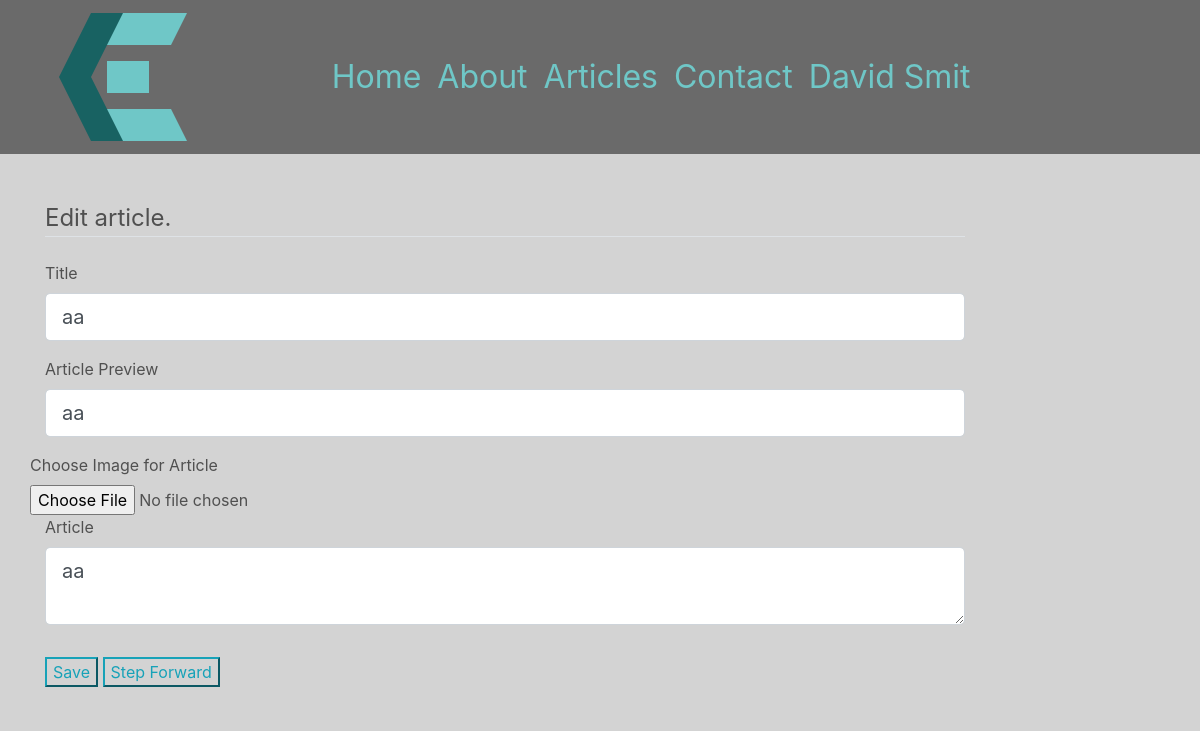
The app's page /update/articles/1 (signed in) with its own data.
### chrissmit/services/db_models.py (models this page shows, shortened)
class User(db.Model, UserMixin):
    id = db.Column(db.Integer, primary_key=True, )
    authorization_level = db.Column(db.String(60), nullable=False, )
    linkedin = db.Column(db.String(100),)
    full_name = db.Column(db.String(45), unique=False, nullable=False,)
    twitter_handle = db.Column(db.String(20), unique=True, nullable=True,)
    email = db.Column(db.String(120), unique=True, nullable=False, )
    image_file = db.Column(db.String(20), nullable=False, default='default.svg', )
    password = db.Column(db.String(60), nullable=False, )
    articles = db.relationship('Article', backref='author', lazy=True)
    edits = db.relationship('ArticleEdits', backref='author', lazy=True)
    content = db.Column(db.Text, nullable=False)

class ArticleEdits(db.Model):
    id = db.Column(db.Integer, primary_key=True)
    article_id = db.Column(db.Integer, db.ForeignKey('article.id'), nullable=False,) #used for tracking ongoing changes
    is_edited = db.Column(db.Boolean, default=False,)
    is_ready_for_release = db.Column(db.Boolean, default=False,)
    user_id = db.Column(db.Integer, db.ForeignKey('user.id'), nullable=False)
    edited = db.Column(db.DateTime, nullable=True, default=datetime.utcnow)
    title = db.Column(db.String(100), nullable=False,)
    preview = db.Column(db.String(200), nullable=False)
    content = db.Column(db.Text, nullable=False)

### chrissmit/views/maintenance_views.py (the view)
@blueprint.route('/update/articles/<edit_id>', methods=['GET','POST'])
@login_required
def update_article(edit_id):
    article_form = ArticleForm()
    current_edit = article.get_edit(id = edit_id)
    current_article = article.get(id=current_edit.article_id)
    if article_form.validate_on_submit() and article_form.step_forward.data:
        article.edit_is_ready_for_release(current_edit, article_form)
        flash('Article has been released for review','success')
        return redirect(url_for('navigation.index'))
    elif current_article.is_released or current_edit.is_ready_for_release:
        article.freeze_edit(current_edit)
        current_edit = article.create_edit_existing(current_edit)
        return redirect(url_for('maintenance.update_article', edit_id=current_edit.id))
    elif request.method == 'GET':
        article_form = article.update_form_data(article_form, current_edit)
    return render_template(
        template_name_or_list=f'maintenance/article.html',
        article_form=article_form,
        current_article=None,
        status_message='Edit article.',
        step_forward_action = 'next_action',
        step_forward = True
    )

### chrissmit/forms/content.py
class ArticleForm(FlaskForm):
    title = StringField(
        'Title',
        validators=[DataRequired(), Length(min=2,max=50)],
    )
    preview = StringField(
        'Article Preview',
        validators=[DataRequired(), Length(min=2,max=50)],
    )
    content = TextAreaField(
        'Article',
        validators = [DataRequired()]
    )
    image_file = FileField(
        'Choose Image for Article',
        validators=[FileAllowed(['svg','png','jpg']),],
    )
    save = SubmitField('Save')
    step_forward = SubmitField('Step Forward')
    step_backward = SubmitField('Send Back')

### chrissmit/services/article.py (called while the page is built)
def get_edit(id):
    return ArticleEdits.query.filter_by(id=id).first()

def get(id):
    return Article.query.filter_by(id=id).first()

def update_form_data(form, edit):
    form.title.data = edit.title
    form.content.data = edit.content
    form.preview.data = edit.preview
    return form

### chrissmit/services/db_models.py (called while the page is built)
@login_manager.user_loader
def load_user(user_id):
    return User.query.get(int(user_id))

### chrissmit/templates/maintenance/article.html (shortened to what this page needs)
{% extends "shared/_layout.html" %}
{% block main_content %}
<div class="main_content">
    <form method="POST" action="" enctype="multipart/form-data">
        <fieldset class="form-group">
            <legend class="border-bottom mb-4">{{ status_message }}</legend>
            <div class="form-group">
                {{ article_form.title.label(class="form-control-lable") }}
                {% if article_form.title.errors %}
                    {{ article_form.title(class="form-control form-control-lg is-invalid",) }}
                    <div class="invalid-feedback">
                        {% for error in article_form.title.errors %}
                            <span>{{ error }}</span>
                        {% endfor %}
                    </div>
                {% else %}
                    {{ article_form.title(class="form-control form-control-lg",) }}
                {% endif %}
            </div>
            <div class="form-group">
                {{ article_form.preview.label(class="form-control-lable") }}
                {% if article_form.preview.errors %}
                    {{ article_form.preview(class="form-control form-control-lg is-invalid",) }}
                    <div class="invalid-feedback">
                        {% for error in article_form.preview.errors %}
                            <span> {{ error }}</span>
                        {% endfor %}
                    </div>
                {% else %}
                    {{ article_form.preview(class="form-control form-control-lg",) }}
                {% endif %}
            </div>
            <div class="form-group">
            <div class="row">
                {{ article_form.image_file.label }}
                {{ article_form.image_file(class='form-control-file') }}
            </div>
            <div class="form-group">
                {{ article_form.content.label(class="form-control-lable") }}
                {% if article_form.content.errors %}
                    {{ article_form.content(class="form-control form-control-lg is-invalid",) }}
                    <div class="invalid-feedback">
                        {% for error in article_form.content.errors %}
                            <span> {{ error }}</span>
                        {% endfor %}
                    </div>
                {% else %}
                    {{ article_form.content(class="form-control form-control-lg",) }}
                {% endif %}
            </div>
        </fieldset>
        <div class="form-group">
            {{ article_form.save(class="btn-outline-info") }}
            {% if step_forward %}
                {{ article_form.step_forward(class="btn-outline-info") }}
            {% else %}
                {{ article_form.step_backward(class="btn-outline-info") }}
            {% endif %}
        </div>
    </form>
</div>
{%  endblock %}

### chrissmit/templates/shared/_layout.html (shortened to what this page needs)
<!DOCTYPE html>
<html lang="en">
<head>
<!DOCTYPE html>
<html lang="en">
<head>
    <link rel="stylesheet"
          href="https://stackpath.bootstrapcdn.com/bootstrap/4.1.3/css/bootstrap.min.css"
>
    <link rel="stylesheet" href="/static/css/site.css">
</head>
<body>
<div class="nav-outer fixed-top">
    <div class="container menu">
        <nav class="navbar navbar-expand-lg col-sm-12">
            <div class="row">
                <button class="navbar-toggler logo" type="button" data-toggle="collapse" data-target="#navbarNavDropdown " id="logo">
                    <img src="../../../static/img/logo.svg">
                </button>
            </div>
            <div class="col-sm-9">
                <div class="collapse navbar-collapse" id="navbarNavDropdown">
                    <ul class="navbar-nav">
                        <li class="nav-item"><a class="nav-link" href="{{ url_for('navigation.index') }}">Home</a></li>
                        <li class="nav-item"><a class="nav-link" href="{{ url_for('navigation.about') }}">About</a></li>
                        <li class="nav-item">
                           <div class="dropdown show">
                              <a class="nav-link"
                                 href="#" role="button"
                                 id="dropdownMenuLink"
                                 data-toggle="dropdown"
                                 aria-haspopup="true"
                                 aria-expanded="false">Articles</a>
                              </div>
                        <li class="nav-item"><a class="nav-link" href="{{ url_for('navigation.contact') }}">Contact</a></li>
                        {% if current_user.is_authenticated %}
                        <li class="nav-item">
                            <div class="dropdown show">
                               <a class="nav-link"
                                  href="#" role="button"
                                  id="dropdownMenuLink"
                                  data-toggle="dropdown"
                                  aria-haspopup="true"
                                  aria-expanded="false">{{ current_user.full_name }}</a>
                               </div>
                        {% endif %}
                    </ul>
                </div>
        </div>
        </nav>
    </div>
</div>
<div class="main_content container">
    <div class="row">
        <div class="col-md-10">
            {% block main_content %}
            {% endblock %}
        </div>
    </div>
</div>
</body>
</html>

### chrissmit/static/css/site.css (style rules this page uses)
html { background-color: lightgray; }
body { background-color: lightgray; }
.main_content { margin-top: 100px; color: rgba(80,80,80,1); background-color: lightgray; border: 2px height: 100%; }
.nav-outer { background-color: rgba(80,80,80,0.80); width: 100%; }
nav { font-size: 2rem; margin-left: 0px; margin-right: auto; }
.nav-link { color: #6FC7C7; text-align: left; margin-left: auto; margin-right: 0px; width: 100% }
a { color: #186262; }
#logo { display: inline-block; }
.collapse:not(.show) { float: right; }

### records on screen
User: full_name "David Smit"
ArticleEdits: title "aa", preview "aa", content "aa"

### other values on screen
{{ status_message }} "Edit article."
{{ article_form.title.label(class="form-control-lable") }} "Title"
{{ article_form.preview.label(class="form-control-lable") }} "Article Preview"
{{ article_form.image_file.label }} "Choose Image for Article"
{{ article_form.content.label(class="form-control-lable") }} "Article"
